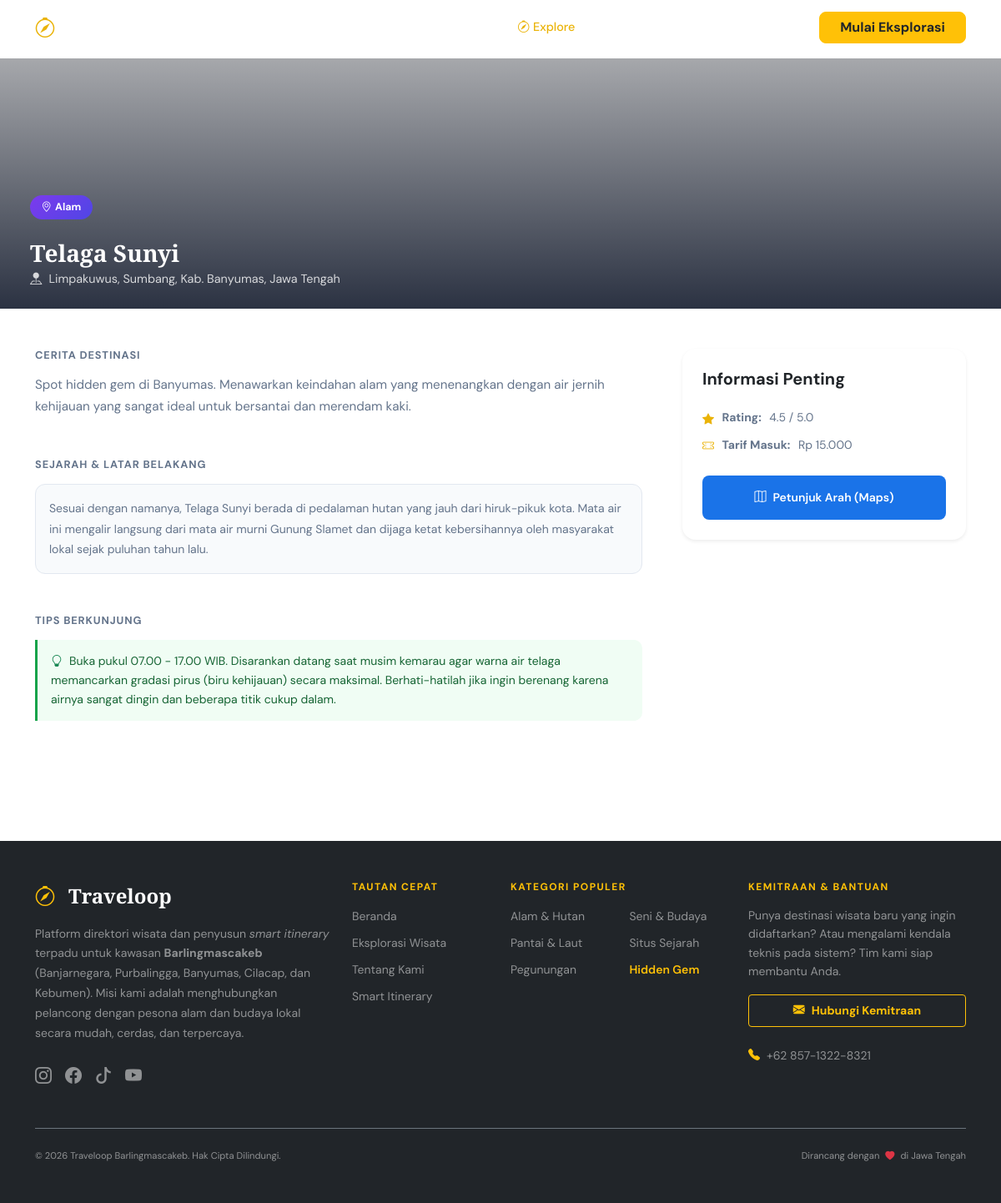
Screenshot of /detail.php?id=3 with the database file from the repository.
### tables this page shows
CREATE TABLE `destinasi` (
  `id` int(11) NOT NULL,
  `nama` varchar(100) NOT NULL,
  `kategori` varchar(50) NOT NULL,
  `alamat` text NOT NULL,
  `rating` decimal(3,1) DEFAULT 0.0,
  `deskripsi` text NOT NULL,
  `foto_url` longtext DEFAULT NULL,
  `maps_url` varchar(255) DEFAULT NULL,
  `kontak` varchar(50) DEFAULT NULL,
  `tarif` varchar(100) DEFAULT NULL,
  `history` text DEFAULT NULL,
  `tips` text DEFAULT NULL,
  `created_at` timestamp NOT NULL DEFAULT current_timestamp()
);

### detail.php (the view, shortened to what this page needs)
<?php
require_once 'includes/header.php';
$id = isset($_GET['id']) ? (int)$_GET['id'] : 0;
$query = mysqli_query($koneksi, "SELECT * FROM destinasi WHERE id = $id");
$row = mysqli_fetch_assoc($query);
$foto = !empty($row['foto_url']) ? $row['foto_url'] : 'https://placehold.co/1200x600/e2e8f0/64748b?text=Wisata+Traveloop';
?>
<div class="detail-hero" style="background-image: url('<?= $foto ?>'); margin-top: 70px;">
    <div class="detail-hero-overlay"></div>
    <div class="container detail-hero-content">
        <span class="gem-badge-detail mb-3 d-inline-block"><i class="bi bi-geo-alt me-1"></i><?= htmlspecialchars($row['kategori']) ?></span>
        <h1 class="detail-title"><?= htmlspecialchars($row['nama']) ?></h1>
        <p class="detail-addr"><i class="bi bi-pin-map-fill me-2"></i><?= htmlspecialchars($row['alamat']) ?></p>
    </div>
</div>
<div class="container py-5">
    <div class="row g-5">
        <div class="col-lg-8">
            <h4 class="detail-section-title mb-3">Cerita Destinasi</h4>
            <p class="detail-desc mb-5">
                <?= isset($row['deskripsi']) ? nl2br(htmlspecialchars($row['deskripsi'])) : 'Deskripsi belum tersedia untuk destinasi ini.' ?>
            </p>
            <?php if(!empty($row['history'])): ?>
            <h4 class="detail-section-title mb-3">Sejarah & Latar Belakang</h4>
            <div class="detail-history mb-5">
                <p class="history-text"><?= nl2br(htmlspecialchars($row['history'])) ?></p>
            </div>
            <?php endif; ?>
            <?php if(!empty($row['tips'])): ?>
            <h4 class="detail-section-title mb-3">Tips Berkunjung</h4>
            <div class="detail-tips mb-5">
                <p class="tips-text"><i class="bi bi-lightbulb me-2 text-success"></i><?= htmlspecialchars($row['tips']) ?></p>
            </div>
            <?php endif; ?>
        </div>
        <div class="col-lg-4">
            <div class="card border-0 shadow-sm rounded-4 p-4 sticky-lg-top" style="top: 100px;">
                <h5 class="fw-bold mb-4">Informasi Penting</h5>
                <div class="detail-info-grid">
                    <div class="detail-info-item">
                        <i class="bi bi-star-fill"></i>
                        <strong>Rating:</strong> <?= $row['rating'] ?> / 5.0
                    </div>
                    <?php if(!empty($row['tarif'])): ?>
                    <div class="detail-info-item">
                        <i class="bi bi-ticket-perforated"></i>
                        <strong>Tarif Masuk:</strong> <?= htmlspecialchars($row['tarif']) ?>
                    </div>
                    <?php endif; ?>
                </div>
                <a href="<?= !empty($row['maps_url']) ? $row['maps_url'] : '#' ?>" target="_blank" class="btn btn-gmaps w-100 mt-4 py-3 rounded-3">
                    <i class="bi bi-map me-2"></i>Petunjuk Arah (Maps)
                </a>
            </div>
        </div>
    </div>
</div>
<?php
require_once 'includes/footer.php';
?>

### assets/css/style.css (style rules this page uses)
:root { --accent: #eab308; --accent-dark: #ca8a04; --accent-soft: #fef9e7; --text: #0f172a; --text-muted: #64748b; --surface: #ffffff; --bg-soft: #f8fafc; --border: #e2e8f0; --shadow-sm: 0 2px 12px rgba(0,0,0,.06); --shadow-md: 0 8px 32px rgba(0,0,0,.10); --shadow-lg: 0 20px 60px rgba(0,0,0,.15); --radius-card: 16px; --radius-btn: 10px; --ff-display: 'Playfair Display', Georgia, serif; --ff-body: 'DM Sans', system-ui, sans-serif; --transition: .25s cubic-bezier(.4,0,.2,1); }
*, *::before, *::after { box-sizing: border-box; }
html { scroll-behavior: smooth; }
body { font-family: var(--ff-body); color: var(--text); background: var(--surface); -webkit-font-smoothing: antialiased; overflow-x: hidden; }
a { text-decoration: none; color: inherit; }
.detail-hero { height: 300px; background-size: cover; background-position: center; position: relative; }
.detail-hero-overlay { position: absolute; inset: 0; background: linear-gradient(to top, rgba(15,23,42,.85) 0%, rgba(15,23,42,.2) 100%); }
.detail-hero-content { position: absolute; bottom: 1.5rem; left: 1.5rem; color: #fff; }
.detail-title { font-family: var(--ff-display); font-size: 1.75rem; font-weight: 700; color: #fff; margin: .5rem 0 .25rem; }
.detail-addr { font-size: .9rem; color: rgba(255,255,255,.8); margin: 0; }
.detail-desc { font-size: .95rem; color: var(--text-muted); line-height: 1.7; }
.detail-info-grid { display: flex; flex-direction: column; gap: .6rem; }
.detail-info-item { display: flex; align-items: flex-start; gap: .6rem; font-size: .875rem; color: var(--text-muted); }
.detail-info-item i { color: var(--accent); margin-top: 2px; flex-shrink: 0; }
.btn-gmaps { background: #1a73e8; color: #fff; border: none; border-radius: 10px; padding: .6rem 1.25rem; font-weight: 600; font-size: .875rem; transition: all var(--transition); }
.gem-badge-detail { display: inline-flex; align-items: center; gap: .3rem; background: linear-gradient(135deg,#7c3aed,#4f46e5); color: #fff; padding: .3rem .85rem; border-radius: 20px; font-size: .78rem; font-weight: 700; }
.detail-section-title { font-size: .8rem; font-weight: 700; letter-spacing: .07em; text-transform: uppercase; color: var(--text-muted); margin-bottom: .6rem; }
.detail-tips { background: #f0fdf4; border-left: 3px solid #16a34a; border-radius: 0 10px 10px 0; padding: .85rem 1rem; }
.tips-text { font-size: .875rem; color: #166534; margin: 0; line-height: 1.65; }
.detail-history { background: var(--bg-soft); border-radius: 12px; padding: 1rem; border: 1px solid var(--border); }
.history-text { font-size: .875rem; color: var(--text-muted); margin: 0; line-height: 1.75; }
.place-card-img, .detail-hero { -webkit-user-drag: none; }

### rows the page displays
destinasi: kategori "Alam", nama "Telaga Sunyi", alamat "Limpakuwus, Sumbang, Kab. Banyumas, Jawa Tengah", deskripsi "Spot hidden gem di Banyumas. Menawarkan keindahan alam yang menenangkan dengan air jernih kehijauan yang sangat ideal untuk bersantai dan merendam kaki.", history "Sesuai dengan namanya, Telaga Sunyi berada di pedalaman hutan yang jauh dari hiruk-pikuk kota. Mata air ini mengalir langsung dari mata air murni Gunung Slamet dan dijaga ketat kebersihannya oleh masyarakat lokal sejak puluhan tahun lalu.", tips "Buka pukul 07.00 - 17.00 WIB. Disarankan datang saat musim kemarau agar warna air telaga memancarkan gradasi pirus (biru kehijauan) secara maksimal. Berhati-hatilah jika ingin berenang karena airnya sangat dingin dan beberapa titik cukup dalam.", rating "4.5", tarif "Rp 15.000"
